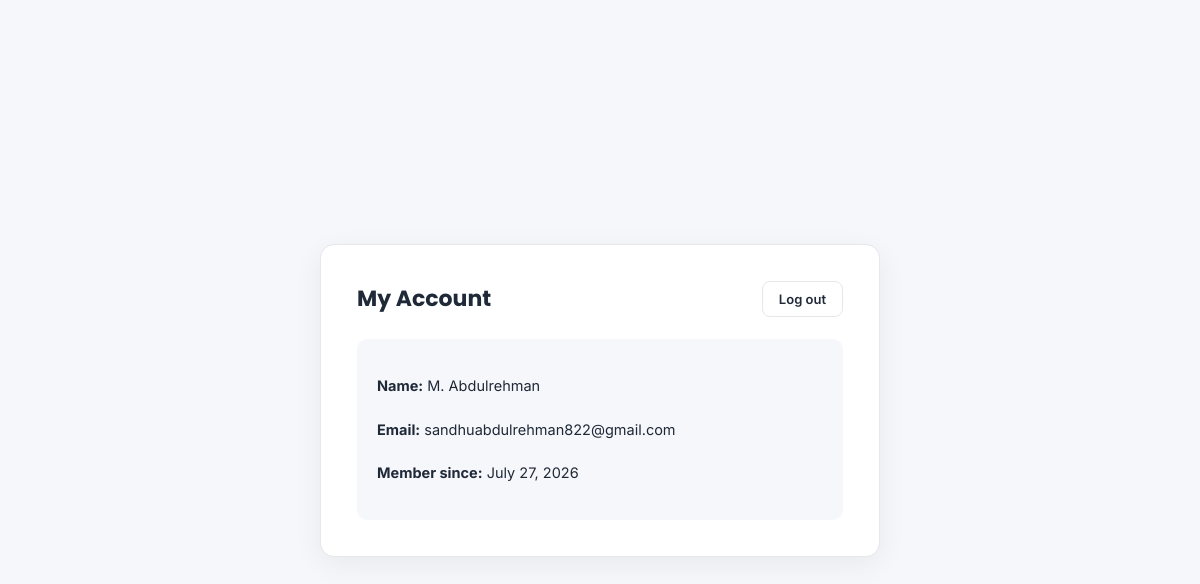
The app's page /dashboard.php (signed in) with its own data.
### tables this page shows
CREATE TABLE `users` (
  `id` int(10) UNSIGNED NOT NULL,
  `full_name` varchar(120) NOT NULL,
  `email` varchar(190) NOT NULL,
  `password_hash` varchar(255) NOT NULL,
  `role` enum('user','admin') NOT NULL DEFAULT 'user',
  `created_at` timestamp NOT NULL DEFAULT current_timestamp(),
  `updated_at` timestamp NOT NULL DEFAULT current_timestamp() ON UPDATE current_timestamp()
);

### includes/functions.php (called while the page is built, shortened)
<?php
function e(string $value): string {
    return htmlspecialchars($value, ENT_QUOTES, 'UTF-8');
}

### dashboard.php (the view, shortened to what this page needs)
<?php
require __DIR__ . '/includes/functions.php';
require __DIR__ . '/config/db.php';
$stmt = $pdo->prepare('SELECT full_name, email, created_at FROM users WHERE id = ?');
$stmt->execute([current_user_id()]);
$user = $stmt->fetch();
?>
<!DOCTYPE html>
<html lang="en">
<head>
<link rel="stylesheet" href="assets/css/style.css">
</head>
<body>
<div class="dashboard-wrapper">
  <div class="dashboard-card">
    <div class="top-row">
      <h1>My Account</h1>
      <form method="POST" action="logout.php">
        <button type="submit" class="logout-btn">Log out</button>
      </form>
    </div>
    <div class="profile-box">
      <p><strong>Name:</strong> <?= e($user['full_name']) ?></p>
      <p><strong>Email:</strong> <?= e($user['email']) ?></p>
      <p><strong>Member since:</strong> <?= e(date('F j, Y', strtotime($user['created_at']))) ?></p>
    </div>
  </div>
</div>
</body>
</html>

### assets/css/style.css (style rules this page uses)
:root { --primary: #4f46e5; --primary-dark: #3730a3; --accent: #f59e0b; --bg: #f6f7fb; --card: #ffffff; --error: #dc2626; --success: #16a34a; --border: #e5e7eb; --text: #1f2937; --muted: #6b7280; }
* { box-sizing: border-box; }
body { margin: 0; font-family: 'Inter', system-ui, -apple-system, sans-serif; background: var(--bg); color: var(--text); }
h1, h2, .brand-name { font-family: 'Poppins', 'Inter', sans-serif; }
.dashboard-wrapper { min-height: 100vh; display: flex; align-items: center; justify-content: center; padding: 24px; }
.dashboard-card { background: var(--card); border: 1px solid var(--border); border-radius: 14px; padding: 36px; width: 100%; max-width: 560px; box-shadow: 0 8px 30px rgba(0,0,0,0.06); }
.dashboard-card .top-row { display: flex; justify-content: space-between; align-items: center; margin-bottom: 22px; }
.dashboard-card .top-row h1 { margin: 0; font-size: 22px; }
button.logout-btn { background: transparent; border: 1.5px solid var(--border); color: var(--text); padding: 9px 16px; border-radius: 8px; cursor: pointer; font-size: 13px; font-weight: 600; font-family: inherit; }
.profile-box { background: var(--bg); border-radius: 10px; padding: 18px 20px; font-size: 14.5px; line-height: 2; }
.profile-box strong { color: var(--text); }

### records on screen
users: full_name "M. Abdulrehman", email "sandhuabdulrehman822@gmail.com", created_at "July 27, 2026"
